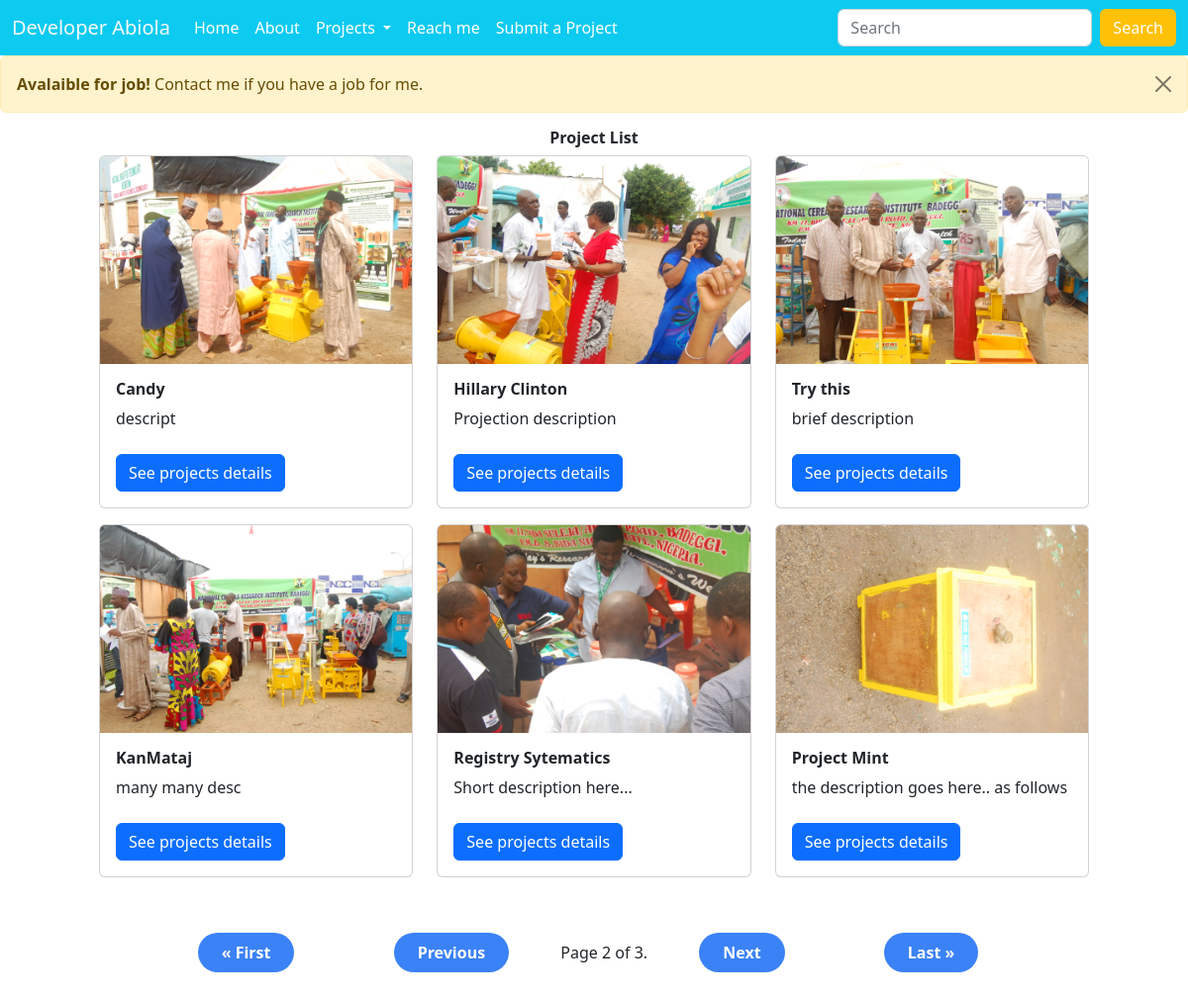
The page /projects?page=2 on the database its author committed.
### home/models.py (models this page shows, shortened)
class Project(models.Model):
	STAGES = [
    ('STD', 'STARTED'),
    ('CMPT', 'COMPLETED'),
    ('ONG', 'ONGOING'),
	]
	CATEGORIES = [
		('MACHINE LEARNING', 'MACHINE LEARNING'),
		('DATA SCIENCE', 'DATA SCIENCE'),
		('DATA ANALYTICS/ANALYSIS', 'DATA ANALYTICS/ANALYSIS'),
		('BACKEND', 'BACKEND'),
		('FRONTEND', 'FRONTEND'),
		('MOBILE', 'MOBILE'),
		('DATA BASE', 'DATA BASE'),
		('BLOCKCHAIN', 'BLOCKCHAIN'),
		('CLOUD COMPUTING', 'CLOUD COMPUTING'),
		('COMPUTER NETWORKING', 'COMPUTER NETWORKING'),
		('SCRIPTING', 'SCRIPTING'),
		('DESKTOP', 'DESKTOP'),
		('SOFTWARE DEVELOPMENT', 'SOFTWARE DEVELOPMENT'),
		('GAME DEVELOPMENT', 'GAME DEVELOPMENT')
	]
	title = models.CharField(max_length=50, blank=False)
	keywords = models.CharField(max_length=100)
	description = RichTextField(verbose_name="Project Description", config_name='my_basic_config')
	stage = models.CharField(choices=STAGES, max_length=20)
	date_started = models.DateField(blank=False)
	date_ended = models.DateField()
	images = models.ImageField(upload_to='images/', blank=True, null=True)
	category = MultiSelectField(choices=CATEGORIES, default='BACKEND')
	technology = models.CharField(max_length=30, null=True)

### home/views.py (the view)
# urls.py: path('projects', projects, name='projects'),
def projects(request):
	projects = Project.objects.all()
	paginator = Paginator(projects, 6) #
	page_number = request.GET.get('page')
	page_obj = paginator.get_page(page_number)
	context = {
		'projects': projects,
		'page_obj': page_obj
	}
	return render(request, 'home/projects.html', context)

### home/templates/home/projects.html
{% extends 'base.html' %}
{% block 'content' %}
<h2 class="text-center mt-3 font-bold">Project List</h2>
<div class="container">
    <div class="row row-cols-1 row-cols-md-3">
        {% for project in page_obj %}
        <div class="col">
            <div class="card my-2">
                {% if project.images %}
                    <img src="{{ project.images.url }}" class="card-img-top" alt="...">
                {% endif %}
              <div class="card-body">
                <h5 class="card-title font-bold">{{ project.title }}</h5>
                <p class="card-text">{{ project.description|safe|truncatewords:15 }}
                </p>
                <br>
                <a href="{% url 'homer:project_details' project.pk %}" class="btn btn-primary">See projects details</a>
              </div>
            </div>
        </div>
        {% endfor %}
    </div>
</div>
<div class="container pagination my-5 place-content-center">
    <span class="step-links">
        {% if page_obj.has_previous %}
            <a href="?page=1"> <button class="bg-blue-500 hover:bg-blue-700 text-white font-bold py-2 px-4 rounded-full mx-5"> &laquo; First </button></a>
            <a href="?page={{ page_obj.previous_page_number }}"> <button class="bg-blue-500 hover:bg-blue-700 text-white font-bold py-2 px-4 rounded-full mx-5"> Previous </button></a>
        {% endif %}
        <span class="current">
            Page {{ page_obj.number }} of {{ page_obj.paginator.num_pages }}.
        </span>
        {% if page_obj.has_next %}
            <a href="?page={{ page_obj.next_page_number }}"> <button class="bg-blue-500 hover:bg-blue-700 text-white font-bold py-2 px-4 rounded-full mx-5"> Next </button></a>
            <a href="?page={{ page_obj.paginator.num_pages }}"> <button class="bg-blue-500 hover:bg-blue-700 text-white font-bold py-2 px-4 rounded-full mx-5"> Last &raquo; </button></a>
        {% endif %}
    </span>
</div>
{% endblock 'content' %}

### rows shown on the page
Project: images (picture), title "Candy", description "descript"
Project: images (picture), title "Hillary Clinton", description "Projection description"
Project: images (picture), title "Try this", description "brief description"
Project: images (picture), title "KanMataj", description "many many desc"
Project: images (picture), title "Registry Sytematics", description "Short description here..."
Project: images (picture), title "Project Mint", description "the description goes here.. as follows"

### other values the page prints
{{ page_obj.number }} "2"
{{ page_obj.paginator.num_pages }} "3"
